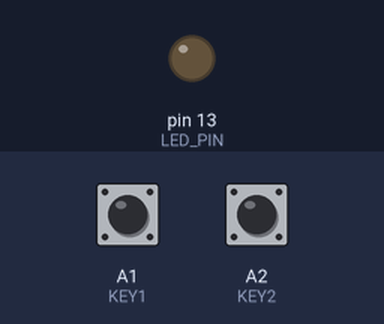
This sketch was run on a simulated Arduino Uno, built with avr-gcc and run on an emulated ATmega328P. Shown: output pins drawn as LEDs (lit = HIGH). The test bench sets the inputs (shaded band); at power-on: A1 (KEY1) HIGH, A2 (KEY2) HIGH.

Above: at 1.2 s.
1.3 s: A1 (KEY1) pulled LOW for 1 s
5.3 s: A2 (KEY2) pulled LOW for 1 s
9.3 s: A1 (KEY1) pulled LOW for 3.2 s
At 10.3 s:
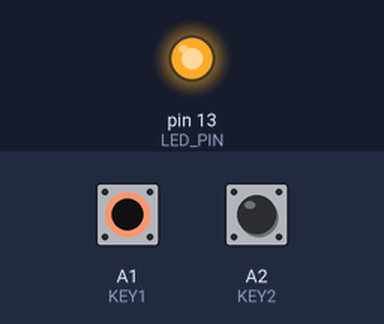
14.0 s: A1 (KEY1) pulled LOW for 3.2 s
At 18.1 s:
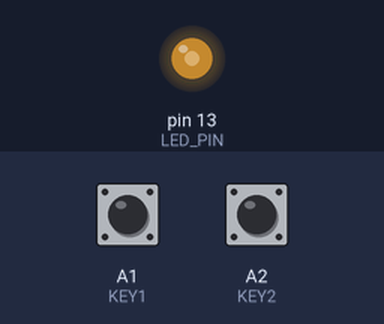
Timing chart, 0 to 19.6 s (numbered marks = the images above; inputs shaded):
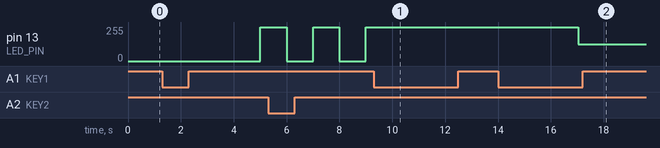

Measured:
- after the input at 9.3 s, pin 13 (LED_PIN): stops changing and stays 255/255
- after the input at 14.0 s, pin 13 (LED_PIN): 255/255 → 127/255 after 3.0 s
- by itself, pin 13 (LED_PIN): alternates 255/255 for 1.0 s and 0/255 for 1.0 s

The sketch:

super_blink.ino
```cpp
// Pedro Ferreira 1320981
// Lucas Pinheiro 1611079

#define KEY1 A1
#define KEY2 A2
#define KEY3 A3
#define LED_PIN 13


unsigned int led_delay = 1000;
unsigned int last_delay = 500;
unsigned int last_press = -500;
unsigned int last = 0;
int state = 1;

int buttonOnePressed = 10000;
int buttonTwoPressed = 20000;

void setup() {
  pinMode(LED_PIN, OUTPUT);
  pinMode(KEY1, INPUT_PULLUP);
  pinMode(KEY2, INPUT_PULLUP);
  pinMode(KEY3, INPUT_PULLUP);

  Serial.begin(9600);
}

void loop() {
  int start = millis();

  if(start - last >= led_delay)
  {
    state = !state;
    digitalWrite(LED_PIN, state);
    last = start;
  }

   if(!digitalRead(KEY1))
    {
      buttonOnePressed = start;
    }

    if(!digitalRead(KEY2))
    {
      buttonTwoPressed = start;
    }


  if (abs(buttonOnePressed - buttonTwoPressed) < 500)
  {

    digitalWrite(LED_PIN, HIGH);
    while(1);
  }
  else if(start - last_press >= last_delay)
  {
    if(!digitalRead(KEY1))
    {
      led_delay *= 2;
    }
    if(!digitalRead(KEY2))
    {
      led_delay /= 2;
    }
    last_press = start;
  }


}
```
